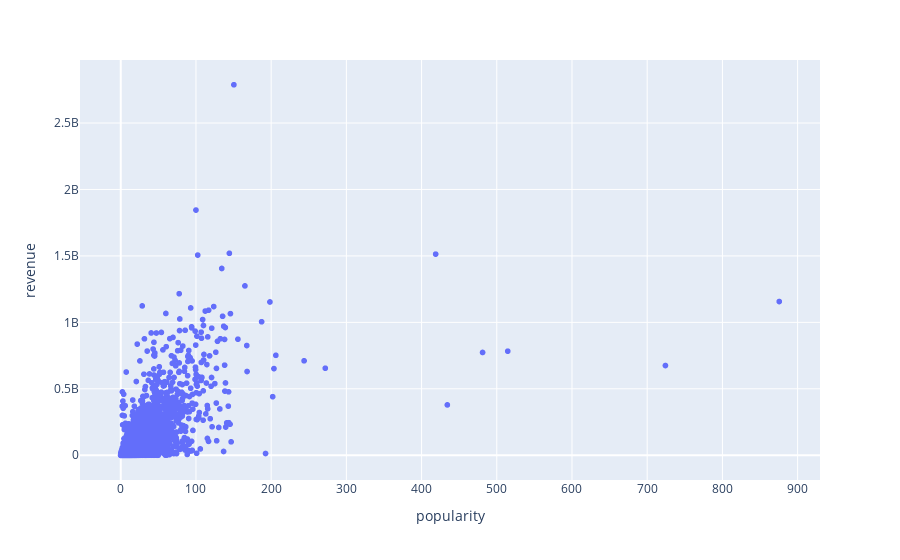

Write notebook code for a chart like this one.
### Code cell
# 5: Use line chart to draw the relationship between revenue and popularity.
px.scatter(movies , x = "popularity", y = "revenue" )

### Figure 1 — Plotly figure (JSON) as saved in the notebook; plotly's stock layout.template omitted (floating-point values rounded to 4 significant figures; data arrays with more than 128 entries replaced by an {"elided": "..."} marker saying what was removed)
{"data": [{"hovertemplate": "popularity=%{x}<br>revenue=%{y}<extra></extra>", "legendgroup": "", "marker": {"color": "#636efa", "symbol": "circle"}, "mode": "markers", "name": "", "showlegend": false, "type": "scattergl", "x": {"elided": "4809 float values"}, "xaxis": "x", "y": {"elided": "4809 int values"}, "yaxis": "y"}], "layout": {"legend": {"tracegroupgap": 0}, "margin": {"t": 60}, "xaxis": {"anchor": "y", "domain": [0, 1], "title": {"text": "popularity"}}, "yaxis": {"anchor": "x", "domain": [0, 1], "title": {"text": "revenue"}}}}
